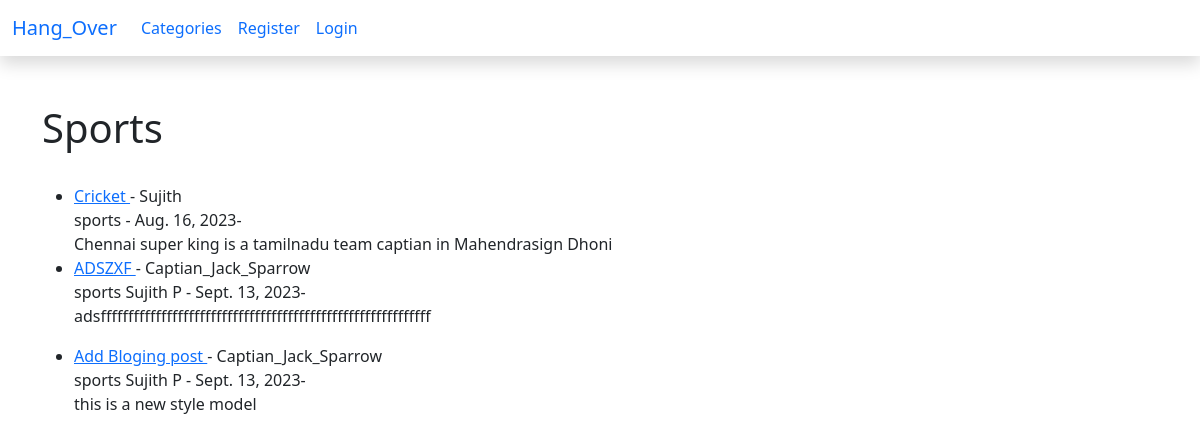
Page /category/sports/ on the committed database.
### blogApp/models.py (models this page shows, shortened)
class Post(models.Model):
    title = models.CharField(max_length=233)
    title_tag = models.CharField(max_length=255)
    author = models.ForeignKey(User, on_delete=models.CASCADE)
    body = RichTextField(blank=True,null=True)
    post_date = models.DateField(auto_now_add=True)
    category = models.CharField(max_length=220, default='coding')
    snippet = models.CharField(max_length=220, default='Click the Above to Read Blog Post...')
    likes = models.ManyToManyField(User, related_name='blog_posts')

### blogApp/views.py (the view)
# urls.py: path('category/<str:cats>/',CategoryView,name="category"),
def CategoryView(request,cats):
    category_posts = Post.objects.filter(category=cats.replace('-',''))
    return render(request,'categories.html',{'cats':cats.title().replace('-',''), 'category_posts':  category_posts})

### templates/categories.html (shortened to what this page needs)
{% extends "base.html" %}
  {% block content  %}
{% if category_posts %}
<h1>{{cats}}</h1><br>
<ul>
    {% for post in category_posts %}
        <li><a href="{% url 'article-details' post.pk %}">{{post.title}} </a>- {{post.author}}<br>
          {{post.category}}
          {{post.author.first_name}}
          {{post.author.last_name}} -
          {{post.post_date}}-
            <br>
            {{post.body | slice:':200' |safe}}</li>
    {% endfor %}
</ul>
{% else %}
       <h2>Sorry this Page is not Availabe...</h2>
{% endif %}
{% endblock  %}

### rows in the picture
Post: title "Cricket", author "Sujith", category "sports", post_date "Aug. 16, 2023", body "Chennai super king is a tamilnadu team captian in Mahendrasign Dhoni"
Post: title "ADSZXF", author "Captian_Jack_Sparrow", category "sports", author.first_name "Sujith", author.last_name "P", post_date "Sept. 13, 2023", body "adsffffffffffffffffffffffffffffffffffffffffffffffffffffffffffff"
Post: title "Add Bloging post", author "Captian_Jack_Sparrow", category "sports", author.first_name "Sujith", author.last_name "P", post_date "Sept. 13, 2023", body "this is a new style model"

### other values in the picture
{{ cats }} "Sports"
